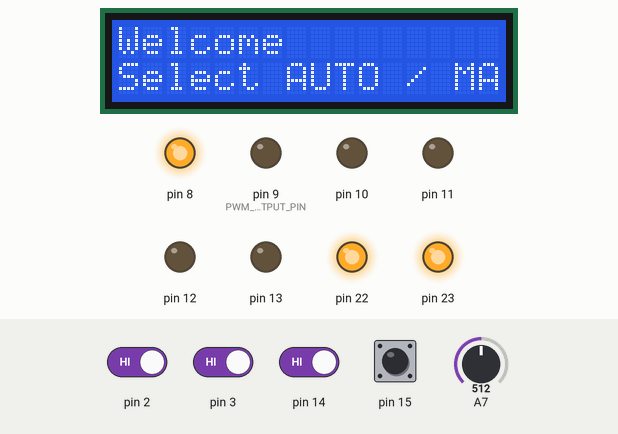
The sketch below on a simulated Arduino Uno, built with avr-gcc and run on an emulated ATmega328P. Shown: 16×2 character LCD, output pins drawn as LEDs (lit = HIGH). The test bench sets the inputs (shaded band); at power-on: pin 2, pin 3, pin 14, pin 15 HIGH, A7 = 512.

Above: at 6.2 s.
6.3 s: pin 2 driven LOW
At 6.7 s:
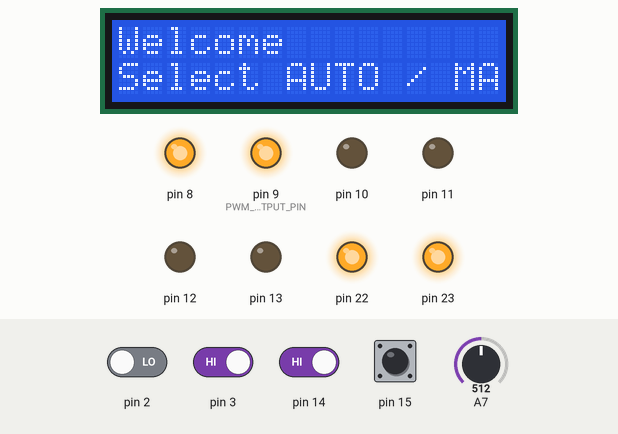
7.8 s: pin 3 driven LOW and pin 14 driven LOW
At 9.0 s:
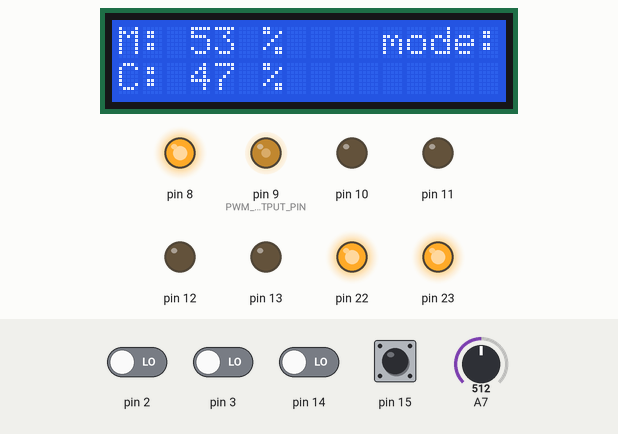
9.3 s: A7 set to 648
At 10.1 s:
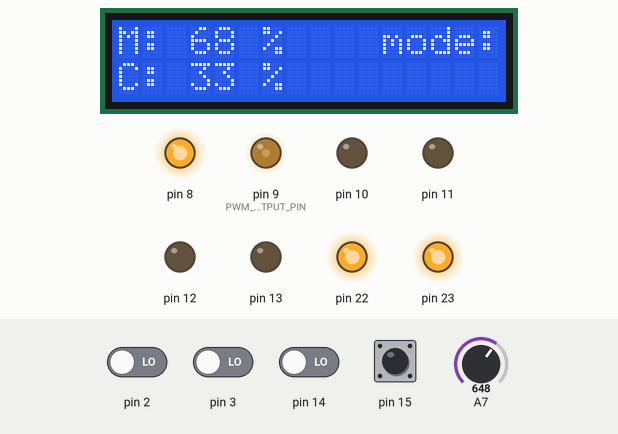
10.9 s: A7 set to 676
At 12.2 s:
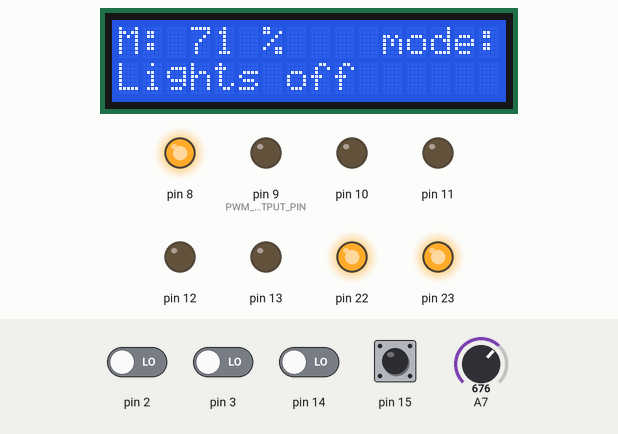
12.5 s: A7 set to 306
At 13.5 s:
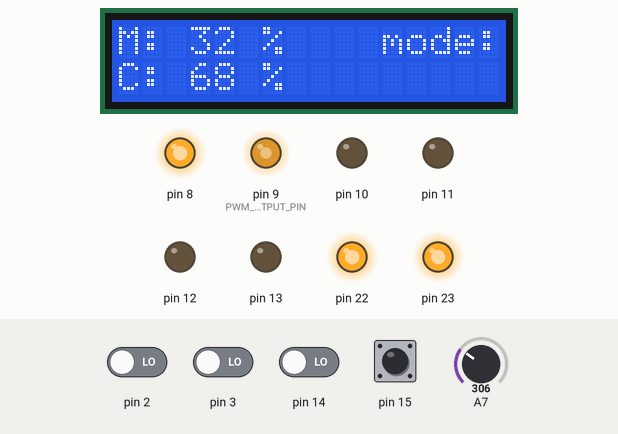
14.0 s: A7 set to 181
At 14.4 s:
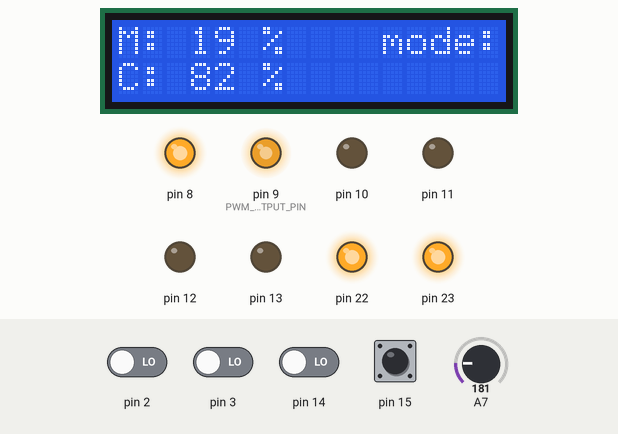
Timing chart, 0 to 16.6 s (numbered marks = the images above; inputs shaded):
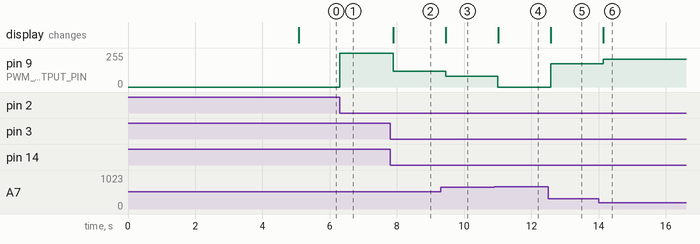

Measured:
- the behaviour switches between 664 and 665 on A7 (found by bisection; images 3 and 4)
- after the input at 6.3 s, pin 9 (PWM_OUTPUT_PIN): 0/255 → 255/255 at once
- after the input at 7.8 s, pin 9 (PWM_OUTPUT_PIN): 255/255 → 118/255 after 0.08 s; the display: changes after 0.09 s (image 2)
- after the input at 9.3 s, pin 9 (PWM_OUTPUT_PIN): 118/255 → 82/255 after 0.15 s; the display: changes after 0.15 s (image 3)
- after the input at 10.9 s, pin 9 (PWM_OUTPUT_PIN): 82/255 → 0/255 after 0.11 s; the display: changes after 0.11 s (image 4)
- after the input at 12.5 s, pin 9 (PWM_OUTPUT_PIN): 0/255 → 173/255 after 0.07 s; the display: changes after 0.07 s (image 5)
- after the input at 14.0 s, pin 9 (PWM_OUTPUT_PIN): 173/255 → 207/255 after 0.13 s; the display: changes after 0.13 s (image 6)

The sketch:

main.ino
```cpp
/*
  Author: Aleksi Jarva, Arttu Terhokoski
  Mikrokontrollerit 5S00DE75-3002
  Project: Ulkovalojen ohjaus
  File: main.ino
  Description: This is the main module for program
*/

#include "keyboard.h"
#include "display.h"
#include <LiquidCrystal.h>

// GLOBAL CONSTANTS
const int PWM_OUTPUT_PIN = 9;

// GLOBAL DATA STRUCTURES
struct TagTable {
  int outsideLevel;
  int ledOutput;
  int controlValue;
  char mode;

  // Constructor
  TagTable():
    outsideLevel(0), ledOutput(0), controlValue(0), mode('X')
  {
  }
};

// GLOBAL VARIABLES
keyBoard kB;
TagTable tags;
TagTable* tagPtr = &tags;
LiquidCrystal lcd(1, 0, 4, 5, 6, 7);
// RS,E,DB4,DB5,DB6,DB7

// GENERAL FUNCTIONS

/* Description: Reads outside luminosity and makes A/D conversion
   Parameter 1: Pointer to struct to store data
*/
void readOutsideLevel() {

  // Configuring ADC control and status register A
  // and starting single conversion
  ADCSRA = B11000111;

  // Waiting for conversion to be ready
  while ((ADCSRA & B01000000) != 0) {
  }

  // Scaling converted values with map library function
  // Reducting photoresistors forward voltage from 1023
  tags.outsideLevel = map(ADC, 0, 950, 0, 100);
  tags.ledOutput = map(ADC, 0, 950, 0, 255);
  tags.controlValue = 100 - map(tags.ledOutput, 0, 255, 0, 100);
}

// Description: Reads from PINC registry if key is pressed
bool isKeyPressed() {
  // returns TRUE if key is pressed
  return ((PINC & B00000011) != 3);
}

void setup() {

  // SETUP REGISTERS

  // All C port pins as input and pullup resistor on for C0 and C1
  DDRC = B00000000;
  PORTC = B00000011;

  // All B port pins to output mode and B2...B5 LOW
  // This is for keyboard HW interrupt sensing
  DDRB = B11111111;
  PORTB = B11000011;

  // A/D converter reference voltage selected to 5v and channel A7
  ADMUX = B01000111;

  // Configuring external interrupt registers
  // INT0 and INT1 will sense falling edge (10, 10)
  EICRA = B00001010;
  // Enable interrupt service
  EIMSK = B00000011;

  // END OF REGISTERS SETUP
  analogWrite(PWM_OUTPUT_PIN,0);

  lcd.begin(16, 2);
  printVersionAndDate();
}

// Interrupt service for INT0 (D2)
ISR(INT0_vect) {
  // Clear global interrupt
  cli();
  // Read keyboard
  readKeyboard();
  // Disable external interrupts (INT0, INT1)
  EIMSK = B00000000;
  // Set B2...5 to back to LOW before return
  PORTB = B11000011;
  // enable global interrupt
  sei();
}
// Interrupt service for INT1 (D3)
ISR(INT1_vect) {
  cli();
  readKeyboard();
  EIMSK = B00000000;
  PORTB = B11000011;
  sei();
}


void loop() {

  readOutsideLevel();
  char selectedKey = correctionTable[kB.row][kB.column];
  int manualControlLevel = 0;
  lcd.clear();

  if (!isKeyPressed()) {
    EIMSK = B00000011;
  }

  // Configuring control mode from keyboard input
  if (selectedKey == 'A') {
    tags.mode = 'A';
  }
  else if (selectedKey == 'B') {
    tags.mode = 'M';
  }

  // AUTO control mode
  if (tags.mode == 'A') {
    printMeasured();
    printMode(tags.mode);

    if (tags.outsideLevel < 70) {
      analogWrite(PWM_OUTPUT_PIN, 255 - tags.ledOutput);
      printControl();
    }
    else {
      analogWrite(PWM_OUTPUT_PIN, 0);
      lcd.setCursor(0, 1);
      lcd.print("Lights off");
    }
  }

  // MANUAL mode control
  else if (tags.mode == 'M') {

    if (selectedKey == '1') {
      manualControlLevel = 13;
      tags.controlValue = 5;
    }
    else if (selectedKey == '2') {
      manualControlLevel = 63;
      tags.controlValue = 25;
    }
    else if (selectedKey == '3') {
      manualControlLevel = 128;
      tags.controlValue = 50;
    }
    else if (selectedKey == '4') {
      manualControlLevel = 191;
      tags.controlValue = 75;
    }
    else if (selectedKey == '5') {
      manualControlLevel = 255;
      tags.controlValue = 100;
    }
    //Led off when number 6 is pressed
    else if (selectedKey == '6') {
      manualControlLevel = 0;
      tags.controlValue = 0;
      printLevelNotSelected();
    }
    //If manual control level is not chosen or it is 0, program asks for it
    else {
      printLevelNotSelected();
    }

    // Printing default view to LCD display
    if (manualControlLevel > 0) {
      printMeasured();
      printControl();
      printMode(tags.mode);
    }
    analogWrite(PWM_OUTPUT_PIN, manualControlLevel);

  }
  else {
    printWelcomeScreen();
  }
  delay(150);
}
```

display.h
```cpp
/*
  Author: Aleksi Jarva, Arttu Terhokoski
  Mikrokontrollerit 5S00DE75-3002
  Project: Ulkovalojen ohjaus
  File: display.h
  Description: This module controls printouts to LCD display.
  This file includes function declarations.
*/

#ifndef DISPLAY_H
#define DISPLAY_H

// Description: Print version and date to LCD screen
void printVersionAndDate();

// Description: Prints measured outside light intensity to LCD display
void printMeasured();

//Description: Prints control output to LEDS to LCD display
void printControl();

/* Description: Prints selected control mode to LCD display
   Parameter 1: control mode 'A' or 'M'
*/
void printMode(char mode);

// Description: Prints welcome screen to LCD display
void printWelcomeScreen();

// Description: Prints screen on manual mode if level not selected to LCD display
void printLevelNotSelected();

#endif
```

display.ino
```cpp
/*
  Author: Aleksi Jarva, Arttu Terhokoski
  Mikrokontrollerit 5S00DE75-3002
  Project: Ulkovalojen ohjaus
  File: display.h
  Description: Function definitions for display module
*/

void printVersionAndDate() {
  lcd.setCursor(0,0);
  lcd.print("Version: 1.0");
  lcd.setCursor(0,1);
  lcd.print("Date:");
  lcd.setCursor(9,1);
  lcd.print("DEC/2020");
  delay(5000);
}

void printMeasured() {
  lcd.setCursor(0, 0);
  lcd.print("M:");
  lcd.setCursor(3, 0);
  lcd.print(tags.outsideLevel);
  lcd.setCursor(6, 0);
  lcd.print("%");
}

void printControl() {
  lcd.setCursor(0, 1);
  lcd.print("C:");
  lcd.setCursor(3, 1);
  lcd.print(tags.controlValue);
  lcd.setCursor(6, 1);
  lcd.print("%");
}

void printMode(char mode) {
  lcd.setCursor(11, 0);
  if (mode == 'A') {
    lcd.print("mode: AUT");
  }
  else if (mode == 'M') {
    lcd.print("mode: MAN");
  }
}

void printWelcomeScreen() {
  lcd.setCursor(0, 0);
  lcd.print("Welcome");
  lcd.setCursor(0, 1);
  lcd.print("Select AUTO / MANUAL");
}

void printLevelNotSelected() {
  lcd.clear();
  lcd.setCursor(0, 0);
  lcd.print("Lights off");
  lcd.setCursor(0, 1);
  lcd.print("Select level 1-5");
}
```

keyboard.h
```cpp
/*
  Author: Aleksi Jarva, Arttu Terhokoski
  Mikrokontrollerit 5S00DE75-3002
  Project: Ulkovalojen ohjaus
  File: keyboard.h
  Description: This module controls 4x4 keypad. This file
  includes datastruct and function declarations.
  declarations.
*/

#ifndef KEYBOARD_H
#define KEYBOARD_H

// Correction table for keyboard to print
// correct ASCII character
const char correctionTable[4][4] =
{
  {49, 50, 51, 65},
  {52, 53, 54, 66},
  {55, 56, 57, 67},
  {42, 48, 35, 68}
};

// Datastruct to store data of key presed
struct keyBoard {
  volatile int row;
  volatile int column;
};

// Description: Scan algorithm to detect which key is pressed
void readKeyboard();

#endif
```

keyboard.ino
```cpp
/*
  Author: Aleksi Jarva, Arttu Terhokoski
  Mikrokontrollerit 5S00DE75-3002
  Project: Ulkovalojen ohjaus
  File: keyboard.ino
  Description: Function definitions for 4x4 keybad module.
*/

void readKeyboard() {
  // Start condition for row scan in 2x4 keyboard
  byte xMask = B11111011;

  // Nested loop to scan keyboard row by row
  // and column by column
  for (int i = 0; i < 4; i++) {
    PORTB = xMask & B11111111;

    byte yMask = B00000010;

    for (int k = 0; k < 2; k++) {
      delay(1);
      byte rowPressed = PINC & B00000011;

      if (rowPressed == (yMask & B00000011)) {
        kB.row = k;
        kB.column = i;
        break;
      }
      yMask <<= 1;
      yMask++;
    }
    xMask <<= 1;
    xMask++;
  }
}
```
